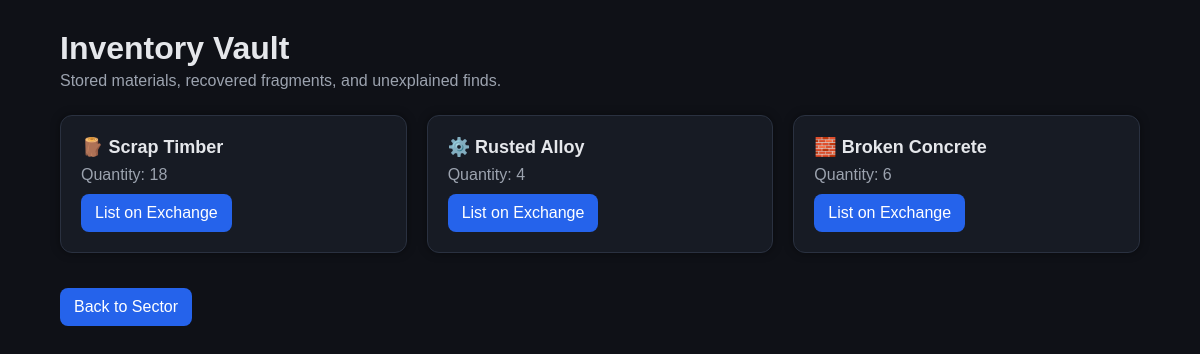
Before: /inventory (signed in) with the older database file.
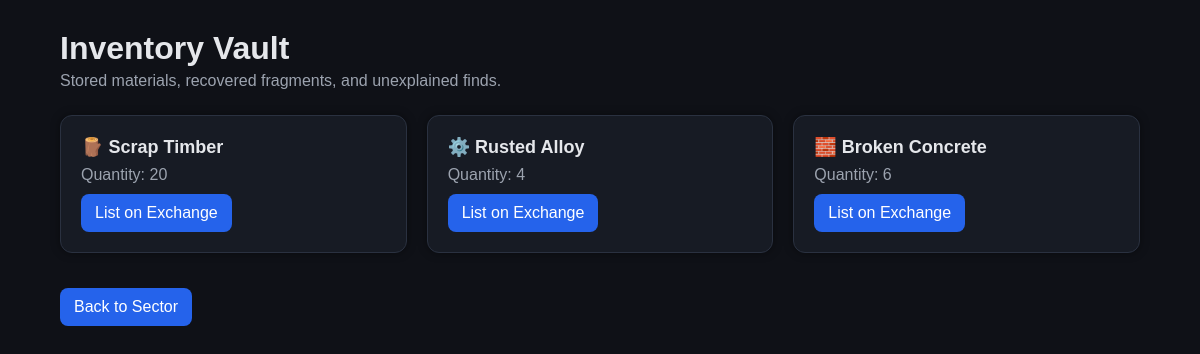
After: the same page with the newer database file.
### models/inventory.py (models this page shows)
class Inventory(db.Model):
    id = db.Column(db.Integer, primary_key=True)
    user_id = db.Column(db.Integer, db.ForeignKey("user.id"))
    resource_name = db.Column(db.String(50), nullable=False)
    quantity = db.Column(db.Integer, default=0)

### app.py (the view)
@app.route("/inventory")
@login_required
def inventory():
    items = Inventory.query.filter_by(
        user_id=current_user.id
    ).all()
    return render_template(
        "inventory.html",
        items=items
    )

### app.py (called while the page is built)
@login_manager.user_loader
def load_user(user_id):
    return User.query.get(int(user_id))

### templates/inventory.html (shortened to what this page needs)
<!DOCTYPE html>
<html>
<head>
<link rel="stylesheet" href="/static/style.css">
</head>
<body>
<div class="container">
    <div class="title">
        Inventory Vault
    </div>
    <div class="subtitle">
        Stored materials, recovered fragments, and unexplained finds.
    </div>
    <div class="grid">
        {% for item in items %}
            <div class="item-card {% if item.resource_name not in ['wood', 'stone', 'metal'] %}rare-item{% endif %}">
                <div class="item-name">
                    {% if item.resource_name == "wood" %}
                        🪵 Scrap Timber
                    {% elif item.resource_name == "stone" %}
                        🧱 Broken Concrete
                    {% elif item.resource_name == "metal" %}
                        ⚙️ Rusted Alloy
                    {% else %}
                        ⚡ {{ item.resource_name }}
                    {% endif %}
                </div>
                <div class="item-qty">
                    Quantity: {{ item.quantity }}
                </div>
                <a class="button" href="/sell/{{ item.resource_name }}">
                    List on Exchange
                </a>
            </div>
        {% endfor %}
    </div>
    <div class="back">
        <a class="button" href="/dashboard">
            Back to Sector
        </a>
    </div>
</div>
</body>
</html>

Changed rows visible on the page:
changed Inventory (number 1 of 3 on the later page): quantity "18" → "20"
